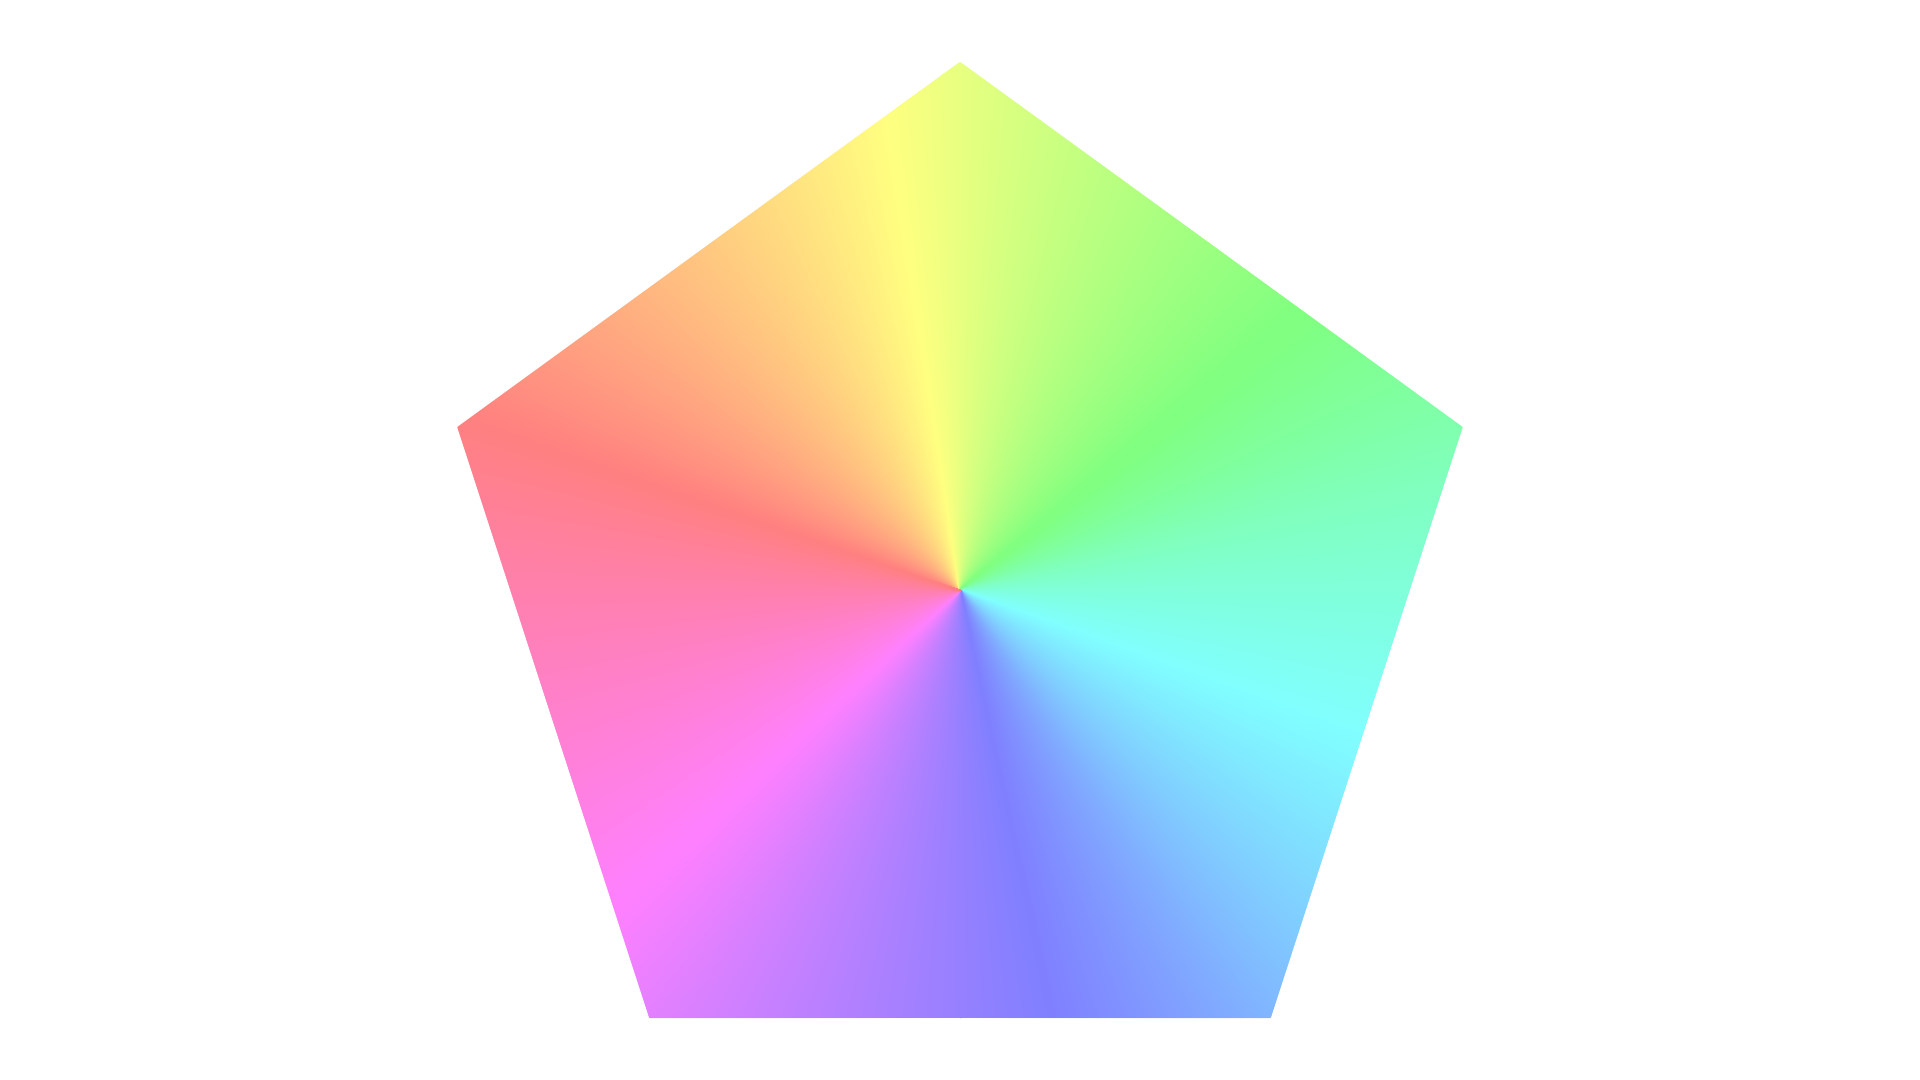

Write the Python code that produced this figure.
from pathlib import Path

import matplotlib.pyplot as plt
import numpy as np


def hsv2rgb(h: float=0.0, s: float=1.0, v: float=1.0) -> str:
    rgb: np.ndarray = (255 * ((np.clip(np.abs(np.modf(h + np.array([0.0, 2.0, 1.0]) / 3)[0] * 6 - 3) - 1, 0, 1) - 1) * s + 1) * v).round(0).astype(int)
    return "#" + "".join(f"{i:02x}" for i in rgb)


def main() -> None:
    # config
    fp: Path = Path(__file__).resolve().with_suffix(".png")
    plt.rcParams["figure.dpi"] = 100
    plt.rcParams["figure.figsize"] = [19.2, 10.8]
    rng: np.random.Generator = np.random.default_rng()
    offset: float = rng.random()
    saturation: float = 0.0
    value: float = 1.0
    bgc: str = hsv2rgb(offset, saturation, value)
    # generate figure
    fig: plt.Figure
    ax: plt.Axes
    fig, ax = plt.subplots()
    # plot
    saturation = 0.5
    n: int = 1000
    m: int = 5
    t: np.ndarray = np.linspace(0, 2*np.pi, m, endpoint=False)
    c: np.ndarray = np.cos(t)
    s: np.ndarray = np.sin(t)
    k: int = 0
    for i in range(m):
        sx: float = s[i]
        ex: float = s[i-1]
        sy: float = c[i]
        ey: float = c[i-1]
        for j in range(n):
            r: float = j/n
            x: float = r*sx + (1-r)*ex
            y: float = r*sy + (1-r)*ey
            hue: float = offset + 0.5 + (k-0.5*m*n+0.5)/(m*n)
            ax.plot([0, x], [0, y], linewidth=1, color=hsv2rgb(hue, saturation, value))
            k += 1
    # arrange
    #ax.set_xlim(0, 1)
    #ax.set_ylim(0, 1)
    ax.axis("off")
    ax.set_aspect("equal")
    ax.set_facecolor(bgc)
    fig.set_facecolor(bgc)
    fig.tight_layout()
    # output
    fig.savefig(fp)
    plt.cla()
    plt.clf()
    plt.close(fig)
    return None


if __name__ == "__main__":
    main()
